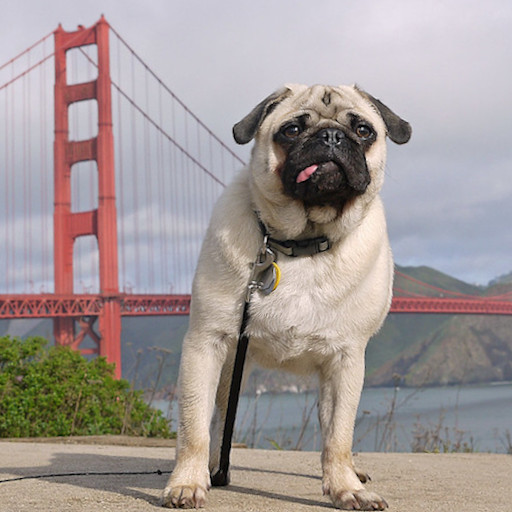
#> input picture spline_registration/databases/ca/dog_input.jpg, 512 x 512 px, found by its file name; the run also reads 2 pictures not shown here
$ python 'crear imatges per explicar el corregistre.py'   (older library calls are emulated)
#> lines starting #> are read from the running program, lines starting #| are printed output that depends on the picture
### spline_registration/transform_models.py
from skimage.filters import gaussian
from skimage.io import imsave
from spline_registration.utils import coordenades_originals, visualitza_malla, color_a_grisos, ampliacio_malla
import numpy as np
import random
from scipy.optimize import least_squares
from spline_registration.losses import SSD, info_mutua
from skimage import feature
from PIL import Image


class BaseTransform:
    # [13 lines left out: functions __init__, imatge_gaussian, not called in this run]

    def parametres_a_malla(self, parametres, i):
        files = self.nx[i] + 1
        columnes = self.ny[i] + 1
        malla_x = parametres[0: files * columnes].reshape(files, columnes)
        malla_y = parametres[files*columnes: 2*files*columnes].reshape(files, columnes)
        return malla_x, malla_y

    def malla_inicial(self, i):
        nx = self.nx[i]
        ny = self.ny[i]
        delta = [int(self.dim_imatge[0] / nx) + 1, int(self.dim_imatge[1] / ny) + 1]

        '''
        el +1 ens permet assegurar que la darrera fila/columna de la malla estan defora de la imatge.
        Ja que així creant aquests punts ficticis a fora podem interpolar totes les posicions de la imatge.
        Ara la malla serà (nx+1)*(ny+1).
        '''
        malla = np.mgrid[0: (nx + 1) * delta[0]: delta[0], 0: (ny + 1) * delta[1]: delta[1]]
        malla_x = malla[0]  # inicialitzam a on van les coordenades x a la imatge_reference
        malla_y = malla[1]  # inicialitzam a on van les coordenades y a la imatge_reference
        malla_vector = np.concatenate((malla_x.ravel(), malla_y.ravel()), axis=0)

        return malla_vector

    def perturbar_malla_aleatoriament(self, malla_vector, imatge_input, iteracions, i):

        malla_x, malla_y = self.parametres_a_malla(malla_vector, i)
        Coord_originals_x, Coord_originals_y = coordenades_originals(imatge_input)

        nx = self.nx[i]
        ny = self.ny[i]
        delta = [int(self.dim_imatge[0] / nx) + 1, int(self.dim_imatge[1] / ny) + 1]
        perturbacio = self.perturbacio

        epsilon1 = np.zeros(malla_x.shape)
        epsilon2 = np.zeros(malla_y.shape)
        if iteracions > 0:
            for i in range(0, malla_x.shape[0]):
                for j in range(0, malla_x.shape[1]):
                    epsilon1[i, j] = random.randrange(-int(delta[0] * perturbacio), int(delta[0] * perturbacio))
            for i in range(0, malla_y.shape[0]):
                for j in range(0, malla_y.shape[1]):
                    epsilon2[i, j] = random.randrange(-int(delta[1] * perturbacio), int(delta[1] * perturbacio))

        malla_x = malla_x + epsilon1
        malla_y = malla_y + epsilon2
        return malla_x, malla_y, Coord_originals_x, Coord_originals_y

    def posicio(self, x, y, malla_x, malla_y, i):
        # s val 0 quan la x està a coordenadesx
        # t val 0 quan la y està a coordenadesy
        # i index de la posició més pròxima per davall de la coordenada x a la malla
        # j index de la posició més pròxima per davall de la coordenada y a la malla

        nx = self.nx[i]
        ny = self.ny[i]
        delta = [int(self.dim_imatge[0] / nx) + 1, int(self.dim_imatge[1] / ny) + 1]

        s, i = np.modf(x / delta[0])  # i part entera del nombre x / delta[0];  s la seva part decimal
        t, j = np.modf(y / delta[1])
        i = np.minimum(np.maximum(i.astype('int'), 0), nx)
        j = np.minimum(np.maximum(j.astype('int'), 0), ny)

        interpolacio = np.array([(s - 1) * (t - 1) * malla_x[i, j] + s * (1 - t) * malla_x[i + 1, j]
                                 + (1 - s) * t * malla_x[i, j + 1] + s * t * malla_x[i + 1, j + 1],
                                 (s - 1) * (t - 1) * malla_y[i, j] + s * (1 - t) * malla_y[i + 1, j]
                                 + (1 - s) * t * malla_y[i, j + 1] + s * t * malla_y[i + 1, j + 1]
                                 ])

        return interpolacio

    def imatge_transformada(self, imatge_input, coord_desti):
        '''
        Introduim la imatge_input i les coordenades a les quals es mouen les originals després d'aplicar l'interpolació.
        El que volem es tornar la imatge registrada que tengui a les coordenades indicades els colors originals:

        Per fer-ho definesc una imatge registrada (inicialment tota negre) i a les coordenades del destí
        anar enviant els colors originals.
        '''

        coord_desti = np.round(coord_desti).astype('int')  # Discretitzar
        coord_desti = np.maximum(coord_desti, 0)
        coord_desti[0] = np.minimum(coord_desti[0], imatge_input.shape[0] - 1)
        coord_desti[1] = np.minimum(coord_desti[1], imatge_input.shape[1] - 1)

        Coord_originals_x, Coord_originals_y = coordenades_originals(imatge_input)

        registered_image = np.zeros_like(imatge_input)
        registered_image[Coord_originals_x, Coord_originals_y] = imatge_input[coord_desti[0], coord_desti[1]]
        return registered_image

    def transformar(self, imatge, parametres, i):

        malla_x, malla_y = self.parametres_a_malla(parametres, i)
        Coord_originals_x, Coord_originals_y = coordenades_originals(imatge)

        Coordenades_desti = self.posicio(Coord_originals_x, Coord_originals_y, malla_x, malla_y, i)

        return self.imatge_transformada(imatge, Coordenades_desti)

    # [93 lines left out: functions montecarlo, guardar_millor_imatge_registrada, find_best_transform, not called in this run]

    def apply_transform(self, input_image, parametres):
        imatge_registrada = self.transformar(input_image, parametres, 2)
        return imatge_registrada

    # [21 lines left out: function visualize_transform, not called in this run]


class ElasticTransform_SSD(BaseTransform):
    def __init__(self, mida_malla, dim_imatge):
        self.dim_imatge = dim_imatge
        self.nx = mida_malla[:, 0]
        self.ny = mida_malla[:, 1]
        self.diff_step = None
        self.gamma = 0.2
        self.chi = 0.08
        self.perturbacio = 1 / 5
    # [53 lines left out: functions edges, residus, not called in this run]


class ElasticTransform_IM (BaseTransform):
    # [44 lines left out: functions __init__, edges, residus, not called in this run]

### spline_registration/utils.py
import datetime
import os
import numpy as np
from skimage.transform import rescale
import matplotlib.pyplot as plt
import pylab as pl


def base_path(subdir=None):
    path = os.path.dirname(os.path.abspath(__file__))
    if subdir:
        path = f'{path}/{subdir}'
    return path


'''
base_path ens dóna el path del directori
'''


def get_databases_path():
    return base_path('databases')


def create_results_dir(experiment_name):
    timestamp = datetime.datetime.now().strftime('%Y-%m-%d-%H-%M-%S')
    path = base_path(f'results/{timestamp} {experiment_name}')
    os.makedirs(path, exist_ok=True)
    return path


# [12 lines left out: function visualize_side_by_side, not called in this run]


'''
aquesta funció ens permet visualitzar 2 imatges una devora l'altre.
ens diu que farem una fila i dues columnes
a la primera columna colocarem image_left
a la segona columna colocarem image_right
a més si especificam un title el posarà
'''


def imatge_vec(imatge, n):
    dimensio = imatge.shape[0] * imatge.shape[1]
    imgvec = imatge.ravel()
    imgcol = imgvec.reshape(dimensio, n)
    return imgcol


'''
aquesta funció bàsicament el que fa es convertir una imatge en un vector.
és a dir si tenim qualcom de l'estil:

|1|2|3|
|4|5|6|

ho convertirem amb: |1|2|3|4|5|6|

la n és perquè a cops a dins cada element de la matriu no tendrem un únic color sinó que en tendrem 3 rgb.
per tan al cas anteior seria n=1
però pràcticament sempre serà n=3. (n és el nombre d'elements que hi ha a cada element de l'array)
És a dir estarem en la següent situació:

|(10,2,3) |  (8,4,2) |
|(0,3,63) | (24,1,90)|

->|10|2|3|8|4|2|0|3|63|24|1|90|

->
|(10,2,3) |
| (8,4,2) |
|(0,3,63) |
|(24,1,90)|

'''


def descomposar(imatge, n):

    imatge = (imatge - imatge.min()) / (imatge.max() - imatge.min())
    # aixi tots els valors de la imatge van entre 0 i 1

    imatge = np.floor_divide(imatge, 1 / n)  # ara cada valor de la imatge és la seva classe.
    imgcol = imatge_vec(imatge, 3)
    imatge = imgcol[:, 0] * n + imgcol[:, 1] + n * n * imgcol[:, 2]

    return imatge


'''
la funció descomposar el que fa és agrupar els valors dels nombres en n classes (la de 0 fins la de n-1)
el primer que feim és convertir la imatge per tal que el rang dels valors sigui del 0 a l'1.
un pic fet això a cada valor li associam el residu de fer la divisio entera entre 1/n.

un pic fet això el que volem es que cada valor enlloc de tenir tres nombres el de R, el de G i B tenir un sol
nombre que l'identifiqui de manera única amb aquest.

per fer aquesta operació més fàcil el que feim es convertir la imatge en una altre que té tres columnes(R,G,B)
amb la funció imatge_vec. És a dir, a imgcol tenim la imatge original però en forma de vector, és a dir, els elements
de la primera fila un davall l'altre, després el mateix amb la segona i així fins la darrera.
Cada element de imgcol són els 3 valors rgb.

per tant ara com volem convertir-ho en un únic valor feim R*n + G +B*n^2.
'''


def coordenades_originals(imatge):
    x = np.arange(imatge.shape[0])
    y = np.arange(imatge.shape[1])

    Coord_originals_x, Coord_originals_y = np.meshgrid(x, y)
    Coord_originals_x = Coord_originals_x.ravel()
    Coord_originals_y = Coord_originals_y.ravel()

    return Coord_originals_x, Coord_originals_y


'''
x és un array de la forma [0,..., nombre de files de la imatge]
y és un array de la forma [0,..., nombre de columnes de la imatge]

feim una malla que tegui les files de x i les columnes de y.
Guard les coordenades x de la malla a Coord_originals_x i les coordenades y a Coordenades_originals_y
Així tendrem les coordenades originals de la imatge.
'''


def color_a_grisos(imatge):
    return 0.2125 * imatge[:, :, 0] + 0.7154 * imatge[:, :, 1] + 0.0721 * imatge[:, :, 2]


'''
és una forma de passa d'una imatge RGB a una imatge en escala de grisos
'''


# [5 lines left out: function rescalar_imatge, not called in this run]


'''
donada la mida de la malla amb la que feim feina (si tenc una malla 3 per 3 mida malla = [2,2])
i el nombre de pixels que volem tenir entre dos de punts de la malla calculam el factor d'escala i
tornam la imatge reescalada que tendrà la dimensió determinada a resolucio ideal.
'''


# AMPLIAR LA MALLA
# [34 lines left out: function ampliacio_malla, not called in this run]


'''
ampliacio malla ens permet passar d'una malla petita a una de més gran afegint una fila entre dues de conegudes
i el mateix amb les columnes interpolant els valors d'aquestes noves entrades a partir dels valors coneguts.
'''


def visualitza_malla(imatge, malla_x, malla_y, title, path_guardar=None):
    # podem fer tant la malla inicial com l'òptima
    plt.axis('off')
    plt.imshow(imatge)
    plt.scatter(malla_y,malla_x,label='skitscat', color='k', s=25,marker="o")
    plt.title(title)
    if path_guardar:
        pl.savefig(path_guardar)
    plt.close()

### spline_registration/losses.py
import numpy as np
from spline_registration.utils import descomposar


# [12 lines left out: function SSD, not called in this run]


def RMSE(reference_image, transformed_image):

    N = reference_image.shape[0] * reference_image.shape[1]
    dif = reference_image - transformed_image
    RMSE = np.sqrt(np.sum(dif * dif) / N)
    return RMSE


def info_mutua(reference_image, transformed_image, n):
    '''
    n ens dona en quants de grups dividim cada color

    x és la reference_imatge, y la transformed_image
    pxy distribucio de probabilitat conjunta
    px i py distribucions marginals (la d'x s'obté sumant per files i la de y per columnes).
    '''

    imatge1 = descomposar(reference_image, n)
    imatge2 = descomposar(transformed_image, n)

    '''
    descomposant reference_image i transformed_image obtenim dos vectors d'una fila i
    reference_image.shape[0]*reference_image.shape[1] columnes
    on cada element és la classe del color que hi havia abans.
    '''

    histograma = np.histogram2d(imatge1, imatge2, bins=(n**3))

    '''
    ara feim un histograma que histograma[0] conté els pics que la imatge1 val un valor mentre que a la imatge2 un altre
    per totes les combinacions possibles. Per tant la distibició de probabilitat conjunta és histograma[0] normalitzat.
    '''

    pxy = histograma[0]/np.sum(histograma[0])
    px = pxy.sum(axis=1)  # sumes els elements de la mateixa fila obtenim un array
    py = pxy.sum(axis=0)  # sumes els elements de la mateixa columna

    # els pxy que siguin 0 no les tenim en compte ja que no aporten res
    # a la informació mutua i el log de 0 no està definit

    pxy = histograma[0] / np.sum(histograma[0])

    PX = np.transpose(np.tile(px, (n ** 3, 1)))
    PY = np.tile(py, (n ** 3, 1))
    den = PX * PY
    den2 = np.where(den == 0, 1, den)
    num = pxy
    log = np.log(np.where(den*num == 0, 1, num / den2))
    mutual_info = np.sum(pxy*log)

    return (pxy*log).ravel()
    # return mutual_info

### spline_registration/proves/crear imatges per explicar el corregistre.py
from spline_registration.utils import visualitza_malla
from skimage.io import imsave, imread
import numpy as np
from spline_registration.transform_models import ElasticTransform_SSD
import random
from spline_registration.utils import create_results_dir
from spline_registration.losses import RMSE, info_mutua
import matplotlib.pyplot as plt

random.seed(1)
results_dir = create_results_dir(f'malla_inicial')
inp_img = imread('/Users/mariamagdalenapolpujadas/Desktop/universitat/tfg/GITHUB/spline_registration/proves/dog_input.jpg')
#> inp_img is the input picture: shape (512, 512, 3); mean R, G, B 162.4, 152.5, 150.5
ref_img = imread('/Users/mariamagdalenapolpujadas/Desktop/universitat/tfg/GITHUB/spline_registration/proves/dog_reference.jpg')
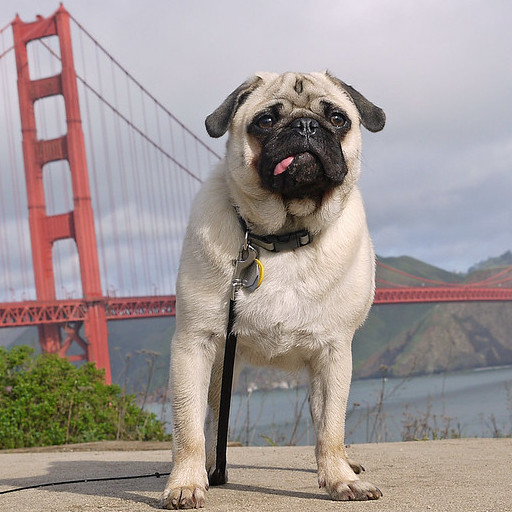
#> input picture spline_registration/databases/ca/dog_reference.jpg, 512 x 512 px, found by its file name
#> ref_img is the input picture: shape (512, 512, 3); mean R, G, B 161, 150.7, 148.6

mida_malla = np.asarray([[2, 2], [4, 4], [8, 8]])

dim_original = inp_img.shape
transform1 = ElasticTransform_SSD(mida_malla, dim_original)
iteracions = [2, 2, 2]

# com inicialitzar la malla i crear una imatge transformada a partir d'aquests valors
malla_vector_inicial = transform1.malla_inicial(0)
malla_inicial = transform1.parametres_a_malla(malla_vector_inicial,0)

malla_inicial_perturbada_x, malla_inicial_perturbada_y, coord_originals_x, coord_originals_y\
    = transform1.perturbar_malla_aleatoriament(malla_vector_inicial,inp_img,1,0)
#> malla_inicial_perturbada_x = [[-34, 21, 46], [214, 238, 221], [526, 560, 520]]; malla_inicial_perturbada_y = [[9, 289, 511], [49, 232, 475], [11, 209, 512]]

img_tfd = transform1.transformar(inp_img,np.concatenate([malla_inicial_perturbada_x.ravel(),malla_inicial_perturbada_y.ravel()]),0)
#> in transformar, `malla_x, malla_y = self.parametres_a_malla(parametres, i)`: malla_x = [[-34, 21, 46], [214, 238, 221], [526, 560, 520]]; malla_y = [[9, 289, 511], [49, 232, 475], [11, 209, 512]]
#> in imatge_transformada, `registered_image[Coord_originals_x, Coord_originals_y] = imatge_input[..`:
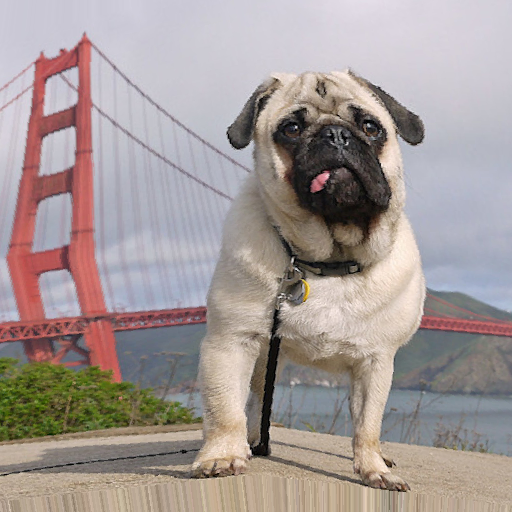
#> registered_image: shape (512, 512, 3); mean R, G, B 163.8, 152.7, 150.2

visualitza_malla(img_tfd, malla_inicial[0], malla_inicial[1], 'Malla inicial sobre la imatge transformada', f'{results_dir}/malla_inicial')
visualitza_malla(inp_img, malla_inicial_perturbada_x, malla_inicial_perturbada_y, 'Malla destí sobre la imatge d´entrada', f'{results_dir}/malla_destí')
#> call 2 of visualitza_malla, with malla_x = array of shape (3, 3), malla_y = array of shape (3, 3), title = 'Malla destí sobre la imatge d´entrada'
#> in visualitza_malla (call 2), `pl.savefig(path_guardar)`:
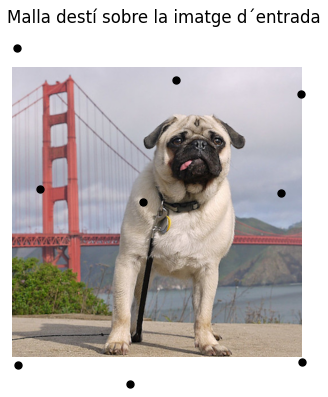
#> figure drawn by matplotlib, 1 panel

#Els millors paràmetres amb una malla 3 per 3 són:
malla3_vector = np.asarray([0.3797832, - 0.49126724, 1.98586629,21.51479479, 20.6428881,  23.11833813,
 42.3747391,  41.48904983, 43.97287403,  2.83224392, 23.39639463, 43.84613798,
 2.51048668, 23.08648065, 43.47963192, - 0.67858283, 19.83565137, 40.16052955])
malla3 = transform1.parametres_a_malla(malla3_vector,0)
malla3_vector = np.concatenate([dim_original[0] / 40 * malla3[0],dim_original[1] / 40 * malla3[1]]).ravel()
malla3 = transform1.parametres_a_malla(malla3_vector,0)

malla_original = transform1.parametres_a_malla(transform1.malla_inicial(0),0)
registered_image = transform1.transformar(inp_img, malla3_vector, 0)
#> in imatge_transformada (call 2), `registered_image[Coord_originals_x, Coord_originals_y] = imatge_input[..`:
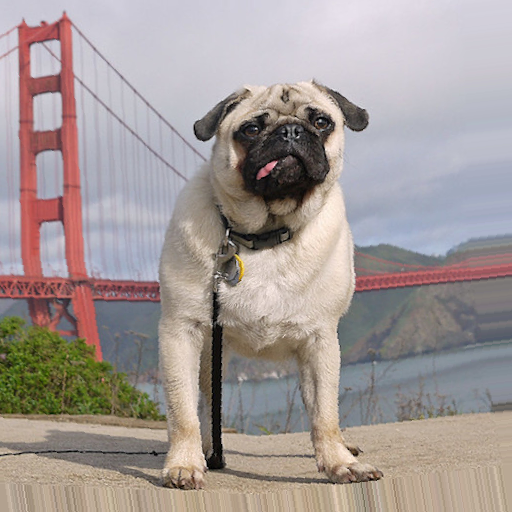
#> registered_image: shape (512, 512, 3); mean R, G, B 163, 152.9, 150.3

RMSE3 = RMSE(ref_img,registered_image)
#> in RMSE, `dif = reference_image - transformed_image`:
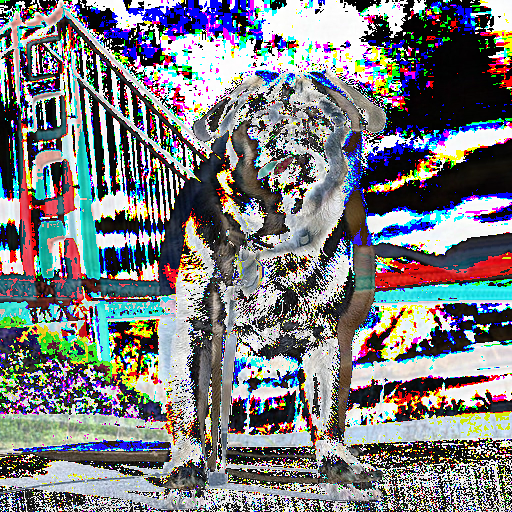
#> dif: shape (512, 512, 3); mean R, G, B 122, 124.4, 127.2
#> in RMSE, `RMSE = np.sqrt(np.sum(dif * dif) / N)`: RMSE = 14.81
#> RMSE3 = 14.81
imsave(f'{results_dir}/imatge_registrada_{3, 3}_{RMSE3}.png',
               registered_image)

visualitza_malla(registered_image, malla_original[0], malla_original[1],
                 f'Malla inicial sobre la imatge transformada {3,3}',
                 f'{results_dir}/malla {3,3} sobre imatge registrada.png')
#> in visualitza_malla (call 3), `pl.savefig(path_guardar)`:
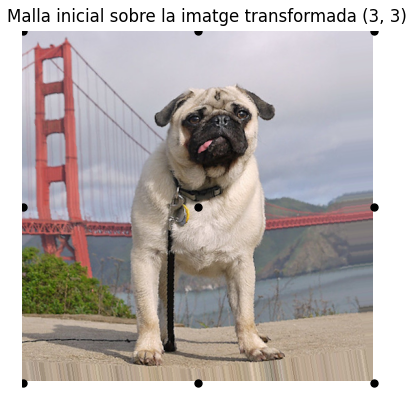
#> figure drawn by matplotlib, 1 panel

visualitza_malla(inp_img, malla3[0], malla3[1],
                 f'Malla destí sobre la imatge d´entrada {3,3}',
                 f'{results_dir }/malla {3,3} sobre la imatge d´entrada .png')
#> in visualitza_malla (call 4), `pl.savefig(path_guardar)`:
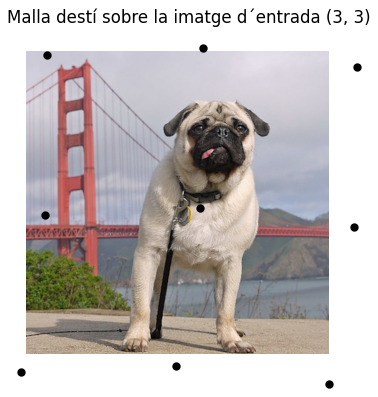
#> figure drawn by matplotlib, 1 panel


# Els millors paràmetres amb una malla 5 per 5 són:
malla5_vector = np.asarray([8.41679514e-01, - 2.21620225e-02,  2.36121290e-01,  3.47879119e-01,
 2.00627418e+00,  1.11924815e+01,  1.03503199e+01,  1.06552441e+01,
 1.08297643e+01,  1.24293263e+01,  2.14938474e+01, 2.07088630e+01,
 2.10030788e+01,  2.13002692e+01,  2.27239847e+01,  3.16301291e+01,
 3.09683024e+01,  3.13289584e+01,  3.18394498e+01,  3.30577326e+01,
 4.18645442e+01,  4.12451749e+01,  4.15897793e+01,  4.21966863e+01,
 4.32513963e+01,  1.69427351e+00,  1.22018192e+01,  2.28255736e+01,
 3.34540357e+01,  4.38594595e+01,  2.58972746e+00,  1.29011857e+01,
 2.32100862e+01,  3.35122735e+01,  4.37368073e+01,  1.59606218e+00,
 1.18127945e+01,  2.20003374e+01,  3.21624925e+01,  4.23315904e+01,
 - 4.02808949e-01,  1.00485792e+01,  2.05397044e+01,  3.10233783e+01,
 4.14229884e+01, - 2.10456379e+00,  8.28407811e+00,  1.86851945e+01,
 2.90734098e+01,  3.94146581e+01])
malla5 = transform1.parametres_a_malla(malla5_vector,1)
malla5_vector = np.concatenate([dim_original[0] / 40 * malla5[0], dim_original[1] / 40 * malla5[1]]).ravel()
malla5 = transform1.parametres_a_malla(malla5_vector,1)
#> (the rest of the program and of its run is left out)
